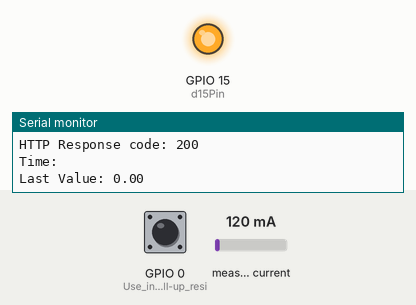
This sketch was run on a simulated ESP32. Parts: output pins drawn as LEDs (lit = HIGH), the last lines printed to the serial monitor. The inputs (shaded band) are chosen by the test bench; at power-on: GPIO 0 (Use_internal_pull-up_resi) HIGH, measured current 120 mA (analog values on the 0–4095 scale). WiFi joins after 1.5 s; servers stay silent unless stated; uploads are accepted with an empty reply.

Above: at 2.7 s.
2.8 s: GPIO 0 (Use_internal_pull-up_resi) pulled LOW for 1.85 s
At 6.37 s:
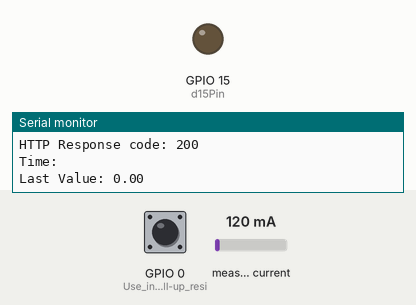
8.0 s: GPIO 0 (Use_internal_pull-up_resi) pulled LOW for 3.2 s
At 13.3 s:
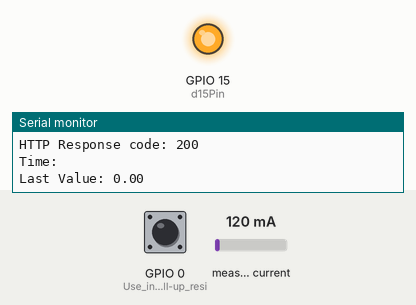
Timing chart, 0 to 14.8 s (numbered marks = the images above; inputs shaded):
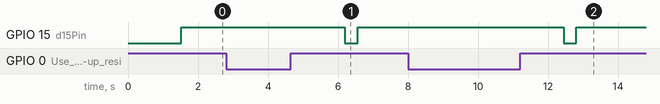

The sketch:

test_get.ino
```cpp
/*
  Connect ESP32 to Cloud
 * Description:  This sketch connects to a flask cloud sending power data
 *  Author: kode2go
 *  github: kode2go
 *  01.2:
 *  send device number
 *
 *  01.1:
 *  serial port code version*
 *
 */

#include <WiFi.h>
#include <WiFiMulti.h>
#include <HTTPClient.h>
#include "EmonLib.h"
#include <Arduino.h> // Include the Arduino.h library for ESP32
#include <driver/adc.h>
#include <ArduinoJson.h>

EnergyMonitor emon1;
WiFiMulti WiFiMulti;
HTTPClient ask;
// TODO: user config
const char* ssid     = "x"; //Wifi SSID
const char* password = "x"; //Wifi Password

const char* serverUrl = "http://34.125.194.47/influxdb/query?db=esp02";
const char* query = "q=SELECT LAST(*) FROM data";
const char* code_version = "esp_32_flask_api_serial_01.5.py";
const String measurement = "data";
const char* device_num = "esp01";

// Define the pin number for D13
const int d15Pin = 15; // Pin D13

// Variables to track button state
int bootButtonState = LOW;
int bootButtonStatePrev = LOW;


void setup(){

  adc1_config_channel_atten(ADC1_CHANNEL_6, ADC_ATTEN_DB_11);
  analogReadResolution(10);
  emon1.current(34, 30);

  // open serial
  Serial.begin(115200);
  Serial.println("*****************************************************");
  Serial.println("Code version: ");
  Serial.println(code_version);
  Serial.println("Device Number: ");
  Serial.println(device_num);

  Serial.println("********** Program Start : Connect ESP32 to WiFi.");
  Serial.println("Wait for WiFi... ");

  // connecting to the WiFi network
  WiFiMulti.addAP(ssid, password);
  while (WiFiMulti.run() != WL_CONNECTED) {
    Serial.print(".");
    delay(500);
  }
  // connected
  Serial.println("WiFi connected");
  Serial.println("IP address: ");
  Serial.println(WiFi.localIP());

  // Initialize the D15 pin as an output
  pinMode(d15Pin, OUTPUT);
  // Set the initial state of D15 to LOW
  digitalWrite(d15Pin, LOW);
  pinMode(0, INPUT_PULLUP); // Use internal pull-up resistor for the button
}


void loop() {

    // Read the state of the BOOT button
    bootButtonState = digitalRead(0); // GPIO 0 is connected to the BOOT button

    // Check if the button state has changed (button pressed or released)
    if (bootButtonState != bootButtonStatePrev) {
      // Button state has changed
      if (bootButtonState == HIGH) {
       // Button is pressed
        // Toggle the state of D13
        if (digitalRead(d15Pin) == LOW) {
          digitalWrite(d15Pin, HIGH);
        } else {
         digitalWrite(d15Pin, LOW);
        }
      }
    }

    // Update the previous button state
    bootButtonStatePrev = bootButtonState;


    double rawIrms = emon1.calcIrms(3000); // Calculate Irms only

    double power = rawIrms * 230.0;

    // Check if power is greater than 1500
    if (power > 1500) {
        digitalWrite(d15Pin, LOW);
    } else {
        digitalWrite(d15Pin, HIGH);
    }

    String dataToSend = measurement + " value=" + String(power);
    Serial.print("Power: ");
    Serial.println(power);

    // Send POST request to Flask server
    HTTPClient http;
    http.begin(serverUrl);
    http.addHeader("Content-Type", "application/x-www-form-urlencoded");
    int httpResponseCode = http.POST(query);

  if (httpResponseCode > 0) {
      Serial.print("HTTP Response code: ");
      Serial.println(httpResponseCode);
      DynamicJsonDocument doc(1024);
      deserializeJson(doc, http.getString());
      float lastValue = doc["results"][0]["series"][0]["values"][0][1];
      const char* timeValue = doc["results"][0]["series"][0]["values"][0][0];
      Serial.print("Time: ");
      Serial.println(timeValue);
      Serial.print("Last Value: ");
      Serial.println(lastValue);
      //String response = http.getString();
      //Serial.print("Response: ");
      //Serial.println(response);
  } else {
      Serial.print("Error sending POST request!");
      Serial.println(httpResponseCode);
  }

    http.end();

    delay(1000); // Send data every 1 seconds
}
```

Measured:
- after the input at 2.8 s, GPIO 15 (d15Pin): HIGH → LOW after 3.4 s, → HIGH 0.36 s later
- after the input at 8.0 s, GPIO 15 (d15Pin): HIGH → LOW after 4.4 s, → HIGH 0.36 s later
